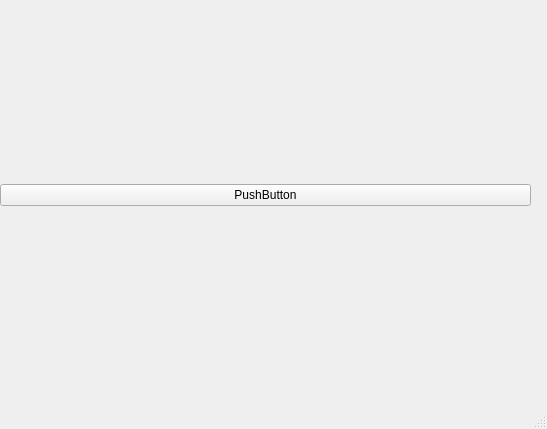
<?xml version="1.0" encoding="UTF-8"?>
<ui version="4.0">
 <class>MainWindow</class>
 <widget class="QMainWindow" name="MainWindow">
  <property name="geometry">
   <rect>
    <x>0</x>
    <y>0</y>
    <width>547</width>
    <height>429</height>
   </rect>
  </property>
  <property name="windowTitle">
   <string>MainWindow</string>
  </property>
  <widget class="QWidget" name="centralwidget">
   <widget class="QWidget" name="verticalLayoutWidget">
    <property name="geometry">
     <rect>
      <x>0</x>
      <y>0</y>
      <width>531</width>
      <height>391</height>
     </rect>
    </property>
    <layout class="QVBoxLayout" name="verticalLayout">
     <item>
      <widget class="QPushButton" name="pushButton">
       <property name="text">
        <string>PushButton</string>
       </property>
      </widget>
     </item>
    </layout>
   </widget>
  </widget>
  <widget class="QMenuBar" name="menubar">
   <property name="geometry">
    <rect>
     <x>0</x>
     <y>0</y>
     <width>547</width>
     <height>21</height>
    </rect>
   </property>
  </widget>
  <widget class="QStatusBar" name="statusbar"/>
 </widget>
 <resources/>
 <connections/>
</ui>
